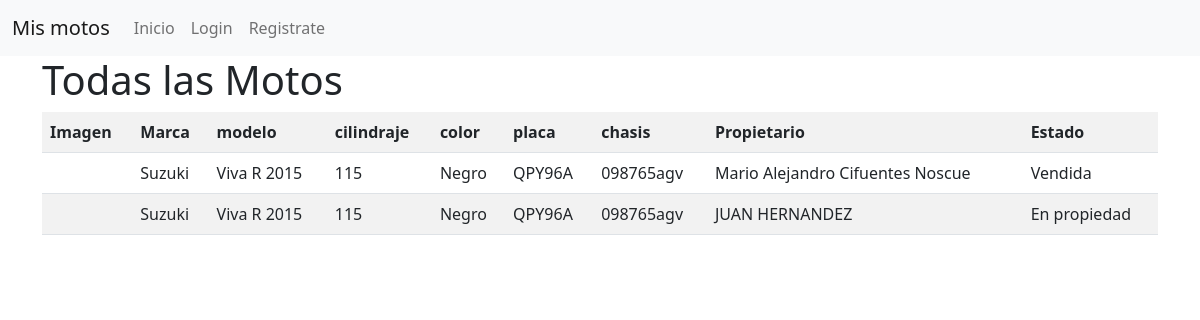
The page / on the database its author committed.
### apps/motos/models.py (models this page shows, shortened)
class Historial(models.Model):
    moto = models.ForeignKey(Moto, on_delete=models.PROTECT)
    propietario = models.ForeignKey(Persona, on_delete=models.PROTECT)
    estado = models.CharField(max_length=20, choices= estados, default='En propiedad')

class Moto(models.Model):
    marca = models.CharField(max_length=100)
    modelo = models.CharField(max_length=100)
    cilindraje = models.IntegerField()
    foto_moto = models.ImageField(upload_to='fotos_motos', null=True, blank=True)
    color = models.CharField(max_length=100)
    placa = models.CharField(unique=True, max_length=100)
    chasis = models.CharField(unique=True, max_length=100)

class Persona(models.Model):
    nombres = models.CharField(max_length=100)
    apellidos = models.CharField(max_length=100)
    foto  = models.ImageField(upload_to='fotos_usuarios', null=True, blank=True)
    cedula = models.IntegerField(unique=True)
    telefono = models.IntegerField(null=True, blank=True)
    dirección = models. CharField(max_length=100)
    ciudad = models.CharField(max_length=100)
    id_usuario = models.OneToOneField(User, on_delete=models.CASCADE)
    def __str__(self):
        return self.nombres + " " + self.apellidos

### apps/motos/views.py (the view)
# urls.py: path('', motos_view, name='motos'),
def motos_view(request):
    lista = Historial.objects.filter()
    return render(request, 'motos/motos.html', locals())

### templates/motos/motos.html
{% extends 'base.html' %} {% block contenido %}
<h1>Todas las Motos</h1>
<table class="table table-striped">
    <tr>
        <th>Imagen</th>
        <th>Marca</th>
        <th>modelo</th>
        <th>cilindraje</th>
        <th>color</th>
        <th>placa</th>
        <th>chasis</th>
        <th>Propietario</th>
        <th>Estado</th>
    </tr>
    {% for l in lista %}
    <tr>
        <td>{{ l.moto.fotos_motos }} <img src="/media/{{ object.fotos_motos }}" alt=""></td>
        <td>{{ l.moto.marca }}</td>
        <td>{{ l.moto.modelo }}</td>
        <td>{{ l.moto.cilindraje }}</td>
        <td>{{ l.moto.color }}</td>
        <td>{{ l.moto.placa }}</td>
        <td>{{ l.moto.chasis }}</td>
        <td>{{ l.propietario }}</td>
        <td>{{ l.estado }}</td>
    </tr>
    {% endfor %}
</table>
{% endblock contenido %}

### templates/base.html (shortened to what this page needs)
<!doctype html>
<html lang="en">
<head>
    <link rel="stylesheet" href="https://cdn.jsdelivr.net/npm/bootstrap@5.0.2/dist/css/bootstrap.min.css">
</head>
<body>
    <nav class="navbar navbar-expand-lg navbar-light bg-light">
        <div class="container-fluid">
            <a class="navbar-brand" href="{% url 'mis_motos'%}">Mis motos</a>
            <div class="collapse navbar-collapse" id="navbarSupportedContent">
                <ul class="navbar-nav me-auto mb-2 mb-lg-0">
                    <li class="nav-item">
                        <a class="nav-link" href="{% url 'motos' %}">Inicio</a>
                    </li>
                    <li class="nav-item">
                        {% if request.user.is_authenticated %}
                        <a class="nav-link" href="{% url 'logout' %}">Logout</a> {% else %}
                        <a class="nav-link" href="{% url 'login' %}">Login</a> {% endif %}
                    </li>
                    {% if request.user.is_authenticated %}
                    <li class="nav-item">{{ request.user }}</li>
                    {% else %}
                    <li class="nav-item">
                        <a class="nav-link" href="{% url 'registro' %}">Registrate</a>
                    </li>
                    {% endif %}
                </ul>
            </div>
        </div>
    </nav>
    <div class="container">
        {% block contenido %} {% endblock contenido %}
    </div>
</body>
</html>

### rows shown on the page
Historial: moto.marca "Suzuki", moto.modelo "Viva R 2015", moto.cilindraje "115", moto.color "Negro", moto.placa "QPY96A", moto.chasis "098765agv", propietario "Mario Alejandro Cifuentes Noscue", estado "Vendida"
Historial: moto.marca "Suzuki", moto.modelo "Viva R 2015", moto.cilindraje "115", moto.color "Negro", moto.placa "QPY96A", moto.chasis "098765agv", propietario "JUAN HERNANDEZ", estado "En propiedad"
